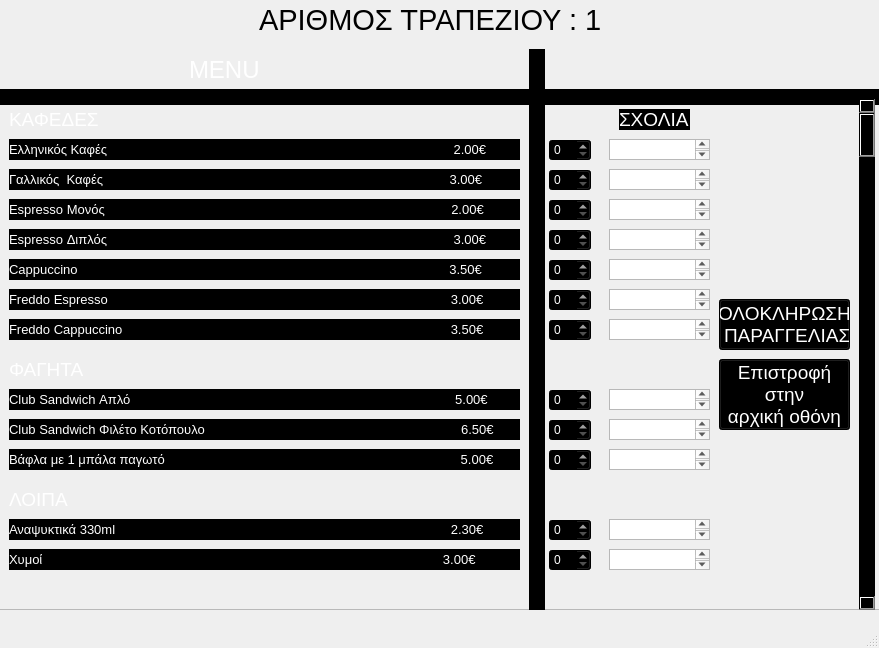
<?xml version="1.0" encoding="UTF-8"?>
<ui version="4.0">
 <class>MainWindow</class>
 <widget class="QMainWindow" name="MainWindow">
  <property name="geometry">
   <rect>
    <x>0</x>
    <y>0</y>
    <width>879</width>
    <height>648</height>
   </rect>
  </property>
  <property name="maximumSize">
   <size>
    <width>879</width>
    <height>649</height>
   </size>
  </property>
  <property name="windowTitle">
   <string>MainWindow</string>
  </property>
  <property name="styleSheet">
   <string notr="true"/>
  </property>
  <widget class="QWidget" name="centralwidget">
   <widget class="QLabel" name="label">
    <property name="geometry">
     <rect>
      <x>0</x>
      <y>-10</y>
      <width>881</width>
      <height>631</height>
     </rect>
    </property>
    <property name="styleSheet">
     <string notr="true">background-image: url(:/newPrefix/istockphoto-874402896-612x612.jpg);</string>
    </property>
    <property name="text">
     <string/>
    </property>
    <property name="pixmap">
     <pixmap resource="../Qt designer/rr.qrc">:/newPrefix/istockphoto-874402896-612x612.jpg</pixmap>
    </property>
    <property name="scaledContents">
     <bool>true</bool>
    </property>
   </widget>
   <widget class="QFrame" name="frame">
    <property name="geometry">
     <rect>
      <x>-1</x>
      <y>-1</y>
      <width>881</width>
      <height>611</height>
     </rect>
    </property>
    <property name="frameShape">
     <enum>QFrame::StyledPanel</enum>
    </property>
    <property name="frameShadow">
     <enum>QFrame::Raised</enum>
    </property>
    <widget class="QPlainTextEdit" name="plainTextEdit_17">
     <property name="geometry">
      <rect>
       <x>610</x>
       <y>450</y>
       <width>101</width>
       <height>21</height>
      </rect>
     </property>
     <property name="styleSheet">
      <string notr="true"/>
     </property>
    </widget>
    <widget class="QPlainTextEdit" name="plainTextEdit">
     <property name="geometry">
      <rect>
       <x>610</x>
       <y>140</y>
       <width>101</width>
       <height>21</height>
      </rect>
     </property>
     <property name="styleSheet">
      <string notr="true"/>
     </property>
    </widget>
    <widget class="QLabel" name="label_31">
     <property name="geometry">
      <rect>
       <x>10</x>
       <y>110</y>
       <width>91</width>
       <height>21</height>
      </rect>
     </property>
     <property name="font">
      <font>
       <pointsize>14</pointsize>
      </font>
     </property>
     <property name="styleSheet">
      <string notr="true">color: rgb(255, 255, 255);
</string>
     </property>
     <property name="text">
      <string>ΚΑΦΕΔΕΣ</string>
     </property>
    </widget>
    <widget class="QSpinBox" name="spinBox_13">
     <property name="geometry">
      <rect>
       <x>550</x>
       <y>450</y>
       <width>42</width>
       <height>22</height>
      </rect>
     </property>
     <property name="styleSheet">
      <string notr="true">color: rgb(255, 255, 255);
background-color: rgb(0, 0, 0);</string>
     </property>
    </widget>
    <widget class="QPlainTextEdit" name="plainTextEdit_16">
     <property name="geometry">
      <rect>
       <x>610</x>
       <y>390</y>
       <width>101</width>
       <height>21</height>
      </rect>
     </property>
     <property name="styleSheet">
      <string notr="true"/>
     </property>
    </widget>
    <widget class="QLabel" name="label_7">
     <property name="geometry">
      <rect>
       <x>10</x>
       <y>260</y>
       <width>511</width>
       <height>21</height>
      </rect>
     </property>
     <property name="font">
      <font>
       <pointsize>10</pointsize>
      </font>
     </property>
     <property name="styleSheet">
      <string notr="true">background-color: rgb(0, 0, 0);
color: rgb(255, 255, 255);</string>
     </property>
     <property name="text">
      <string>Cappuccino                                                                                                       3.50€</string>
     </property>
    </widget>
    <widget class="QPlainTextEdit" name="plainTextEdit_7">
     <property name="geometry">
      <rect>
       <x>610</x>
       <y>260</y>
       <width>101</width>
       <height>21</height>
      </rect>
     </property>
     <property name="styleSheet">
      <string notr="true"/>
     </property>
    </widget>
    <widget class="QPlainTextEdit" name="plainTextEdit_6">
     <property name="geometry">
      <rect>
       <x>610</x>
       <y>230</y>
       <width>101</width>
       <height>21</height>
      </rect>
     </property>
     <property name="styleSheet">
      <string notr="true"/>
     </property>
    </widget>
    <widget class="QLabel" name="label_41">
     <property name="geometry">
      <rect>
       <x>10</x>
       <y>550</y>
       <width>511</width>
       <height>21</height>
      </rect>
     </property>
     <property name="font">
      <font>
       <pointsize>10</pointsize>
      </font>
     </property>
     <property name="styleSheet">
      <string notr="true">background-color: rgb(0, 0, 0);
color: rgb(255, 255, 255);</string>
     </property>
     <property name="text">
      <string>Χυμοί                                                                                                               3.00€</string>
     </property>
    </widget>
    <widget class="QLabel" name="label_38">
     <property name="geometry">
      <rect>
       <x>10</x>
       <y>450</y>
       <width>511</width>
       <height>21</height>
      </rect>
     </property>
     <property name="font">
      <font>
       <pointsize>10</pointsize>
      </font>
     </property>
     <property name="styleSheet">
      <string notr="true">background-color: rgb(0, 0, 0);
color: rgb(255, 255, 255);</string>
     </property>
     <property name="text">
      <string>Βάφλα με 1 μπάλα παγωτό                                                                                  5.00€</string>
     </property>
    </widget>
    <widget class="QLabel" name="label_40">
     <property name="geometry">
      <rect>
       <x>10</x>
       <y>520</y>
       <width>511</width>
       <height>21</height>
      </rect>
     </property>
     <property name="font">
      <font>
       <pointsize>10</pointsize>
      </font>
     </property>
     <property name="styleSheet">
      <string notr="true">background-color: rgb(0, 0, 0);
color: rgb(255, 255, 255);</string>
     </property>
     <property name="text">
      <string>Αναψυκτικά 330ml                                                                                             2.30€</string>
     </property>
    </widget>
    <widget class="QLabel" name="label_2">
     <property name="geometry">
      <rect>
       <x>260</x>
       <y>0</y>
       <width>341</width>
       <height>41</height>
      </rect>
     </property>
     <property name="font">
      <font>
       <pointsize>22</pointsize>
      </font>
     </property>
     <property name="styleSheet">
      <string notr="true">color: rgb(0, 0, 0);</string>
     </property>
     <property name="text">
      <string>ΑΡΙΘΜΟΣ ΤΡΑΠΕΖΙΟΥ : 1</string>
     </property>
    </widget>
    <widget class="QLabel" name="label_33">
     <property name="geometry">
      <rect>
       <x>10</x>
       <y>290</y>
       <width>511</width>
       <height>21</height>
      </rect>
     </property>
     <property name="font">
      <font>
       <pointsize>10</pointsize>
      </font>
     </property>
     <property name="styleSheet">
      <string notr="true">background-color: rgb(0, 0, 0);
color: rgb(255, 255, 255);</string>
     </property>
     <property name="text">
      <string>Freddo Espresso                                                                                               3.00€</string>
     </property>
    </widget>
    <widget class="QLabel" name="label_3">
     <property name="geometry">
      <rect>
       <x>10</x>
       <y>140</y>
       <width>511</width>
       <height>21</height>
      </rect>
     </property>
     <property name="font">
      <font>
       <pointsize>10</pointsize>
      </font>
     </property>
     <property name="styleSheet">
      <string notr="true">background-color: rgb(0, 0, 0);
color: rgb(255, 255, 255);</string>
     </property>
     <property name="text">
      <string>Ελληνικός Καφές                                                                                                2.00€</string>
     </property>
    </widget>
    <widget class="QSpinBox" name="spinBox_11">
     <property name="geometry">
      <rect>
       <x>550</x>
       <y>420</y>
       <width>42</width>
       <height>22</height>
      </rect>
     </property>
     <property name="styleSheet">
      <string notr="true">color: rgb(255, 255, 255);
background-color: rgb(0, 0, 0);</string>
     </property>
    </widget>
    <widget class="QSpinBox" name="spinBox_9">
     <property name="geometry">
      <rect>
       <x>550</x>
       <y>290</y>
       <width>42</width>
       <height>22</height>
      </rect>
     </property>
     <property name="styleSheet">
      <string notr="true">color: rgb(255, 255, 255);
background-color: rgb(0, 0, 0);</string>
     </property>
    </widget>
    <widget class="QLabel" name="label_36">
     <property name="geometry">
      <rect>
       <x>10</x>
       <y>390</y>
       <width>511</width>
       <height>21</height>
      </rect>
     </property>
     <property name="font">
      <font>
       <pointsize>10</pointsize>
      </font>
     </property>
     <property name="styleSheet">
      <string notr="true">background-color: rgb(0, 0, 0);
color: rgb(255, 255, 255);</string>
     </property>
     <property name="text">
      <string>Club Sandwich Απλό                                                                                          5.00€</string>
     </property>
    </widget>
    <widget class="QPlainTextEdit" name="plainTextEdit_18">
     <property name="geometry">
      <rect>
       <x>610</x>
       <y>420</y>
       <width>101</width>
       <height>21</height>
      </rect>
     </property>
     <property name="styleSheet">
      <string notr="true"/>
     </property>
    </widget>
    <widget class="QPlainTextEdit" name="plainTextEdit_8">
     <property name="geometry">
      <rect>
       <x>610</x>
       <y>290</y>
       <width>101</width>
       <height>21</height>
      </rect>
     </property>
     <property name="styleSheet">
      <string notr="true"/>
     </property>
    </widget>
    <widget class="QSpinBox" name="spinBox_18">
     <property name="geometry">
      <rect>
       <x>550</x>
       <y>520</y>
       <width>42</width>
       <height>22</height>
      </rect>
     </property>
     <property name="styleSheet">
      <string notr="true">color: rgb(255, 255, 255);
background-color: rgb(0, 0, 0);</string>
     </property>
    </widget>
    <widget class="Line" name="line_2">
     <property name="geometry">
      <rect>
       <x>530</x>
       <y>250</y>
       <width>16</width>
       <height>461</height>
      </rect>
     </property>
     <property name="styleSheet">
      <string notr="true">background-color: rgb(0, 0, 0);</string>
     </property>
     <property name="orientation">
      <enum>Qt::Vertical</enum>
     </property>
    </widget>
    <widget class="Line" name="line_3">
     <property name="geometry">
      <rect>
       <x>0</x>
       <y>90</y>
       <width>531</width>
       <height>16</height>
      </rect>
     </property>
     <property name="styleSheet">
      <string notr="true">background-color: rgb(0, 0, 0);</string>
     </property>
     <property name="orientation">
      <enum>Qt::Horizontal</enum>
     </property>
    </widget>
    <widget class="QPlainTextEdit" name="plainTextEdit_20">
     <property name="geometry">
      <rect>
       <x>610</x>
       <y>520</y>
       <width>101</width>
       <height>21</height>
      </rect>
     </property>
     <property name="styleSheet">
      <string notr="true"/>
     </property>
    </widget>
    <widget class="QLabel" name="label_34">
     <property name="geometry">
      <rect>
       <x>10</x>
       <y>320</y>
       <width>511</width>
       <height>21</height>
      </rect>
     </property>
     <property name="font">
      <font>
       <pointsize>10</pointsize>
      </font>
     </property>
     <property name="styleSheet">
      <string notr="true">background-color: rgb(0, 0, 0);
color: rgb(255, 255, 255);</string>
     </property>
     <property name="text">
      <string>Freddo Cappuccino                                                                                           3.50€</string>
     </property>
    </widget>
    <widget class="QSpinBox" name="spinBox_4">
     <property name="geometry">
      <rect>
       <x>550</x>
       <y>200</y>
       <width>42</width>
       <height>22</height>
      </rect>
     </property>
     <property name="styleSheet">
      <string notr="true">color: rgb(255, 255, 255);
background-color: rgb(0, 0, 0);</string>
     </property>
    </widget>
    <widget class="QSpinBox" name="spinBox_15">
     <property name="geometry">
      <rect>
       <x>550</x>
       <y>390</y>
       <width>42</width>
       <height>22</height>
      </rect>
     </property>
     <property name="styleSheet">
      <string notr="true">color: rgb(255, 255, 255);
background-color: rgb(0, 0, 0);</string>
     </property>
    </widget>
    <widget class="QLabel" name="label_37">
     <property name="geometry">
      <rect>
       <x>10</x>
       <y>420</y>
       <width>511</width>
       <height>21</height>
      </rect>
     </property>
     <property name="font">
      <font>
       <pointsize>10</pointsize>
      </font>
     </property>
     <property name="styleSheet">
      <string notr="true">background-color: rgb(0, 0, 0);
color: rgb(255, 255, 255);</string>
     </property>
     <property name="text">
      <string>Club Sandwich Φιλέτο Κοτόπουλο                                                                       6.50€</string>
     </property>
    </widget>
    <widget class="Line" name="line">
     <property name="geometry">
      <rect>
       <x>530</x>
       <y>50</y>
       <width>16</width>
       <height>461</height>
      </rect>
     </property>
     <property name="styleSheet">
      <string notr="true">background-color: rgb(0, 0, 0);</string>
     </property>
     <property name="orientation">
      <enum>Qt::Vertical</enum>
     </property>
    </widget>
    <widget class="QLabel" name="label_4">
     <property name="geometry">
      <rect>
       <x>10</x>
       <y>170</y>
       <width>511</width>
       <height>21</height>
      </rect>
     </property>
     <property name="font">
      <font>
       <pointsize>10</pointsize>
      </font>
     </property>
     <property name="styleSheet">
      <string notr="true">background-color: rgb(0, 0, 0);
color: rgb(255, 255, 255);</string>
     </property>
     <property name="text">
      <string>Γαλλικός  Καφές                                                                                                3.00€</string>
     </property>
    </widget>
    <widget class="QPlainTextEdit" name="plainTextEdit_5">
     <property name="geometry">
      <rect>
       <x>610</x>
       <y>200</y>
       <width>101</width>
       <height>21</height>
      </rect>
     </property>
     <property name="styleSheet">
      <string notr="true"/>
     </property>
    </widget>
    <widget class="QLabel" name="label_39">
     <property name="geometry">
      <rect>
       <x>10</x>
       <y>490</y>
       <width>61</width>
       <height>21</height>
      </rect>
     </property>
     <property name="font">
      <font>
       <pointsize>14</pointsize>
      </font>
     </property>
     <property name="styleSheet">
      <string notr="true">color: rgb(255, 255, 255);
</string>
     </property>
     <property name="text">
      <string>ΛΟΙΠΑ</string>
     </property>
    </widget>
    <widget class="QPlainTextEdit" name="plainTextEdit_2">
     <property name="geometry">
      <rect>
       <x>610</x>
       <y>170</y>
       <width>101</width>
       <height>21</height>
      </rect>
     </property>
     <property name="styleSheet">
      <string notr="true"/>
     </property>
    </widget>
    <widget class="QSpinBox" name="spinBox_14">
     <property name="geometry">
      <rect>
       <x>550</x>
       <y>550</y>
       <width>42</width>
       <height>22</height>
      </rect>
     </property>
     <property name="styleSheet">
      <string notr="true">color: rgb(255, 255, 255);
background-color: rgb(0, 0, 0);</string>
     </property>
    </widget>
    <widget class="QSpinBox" name="spinBox">
     <property name="geometry">
      <rect>
       <x>550</x>
       <y>140</y>
       <width>42</width>
       <height>22</height>
      </rect>
     </property>
     <property name="styleSheet">
      <string notr="true">color: rgb(255, 255, 255);
background-color: rgb(0, 0, 0);</string>
     </property>
    </widget>
    <widget class="QPushButton" name="pushButton">
     <property name="geometry">
      <rect>
       <x>720</x>
       <y>300</y>
       <width>131</width>
       <height>51</height>
      </rect>
     </property>
     <property name="font">
      <font>
       <pointsize>14</pointsize>
      </font>
     </property>
     <property name="styleSheet">
      <string notr="true">color: rgb(255, 255, 255);
background-color: rgb(0, 0, 0);</string>
     </property>
     <property name="text">
      <string>ΟΛΟΚΛΗΡΩΣΗ
 ΠΑΡΑΓΓΕΛΙΑΣ</string>
     </property>
    </widget>
    <widget class="QLabel" name="label_5">
     <property name="geometry">
      <rect>
       <x>10</x>
       <y>200</y>
       <width>511</width>
       <height>21</height>
      </rect>
     </property>
     <property name="font">
      <font>
       <pointsize>10</pointsize>
      </font>
     </property>
     <property name="styleSheet">
      <string notr="true">background-color: rgb(0, 0, 0);
color: rgb(255, 255, 255);</string>
     </property>
     <property name="text">
      <string>Espresso Μονός                                                                                                2.00€</string>
     </property>
    </widget>
    <widget class="Line" name="line_4">
     <property name="geometry">
      <rect>
       <x>540</x>
       <y>90</y>
       <width>531</width>
       <height>16</height>
      </rect>
     </property>
     <property name="styleSheet">
      <string notr="true">background-color: rgb(0, 0, 0);</string>
     </property>
     <property name="orientation">
      <enum>Qt::Horizontal</enum>
     </property>
    </widget>
    <widget class="QSpinBox" name="spinBox_12">
     <property name="geometry">
      <rect>
       <x>550</x>
       <y>260</y>
       <width>42</width>
       <height>22</height>
      </rect>
     </property>
     <property name="styleSheet">
      <string notr="true">color: rgb(255, 255, 255);
background-color: rgb(0, 0, 0);</string>
     </property>
    </widget>
    <widget class="QSpinBox" name="spinBox_10">
     <property name="geometry">
      <rect>
       <x>550</x>
       <y>320</y>
       <width>42</width>
       <height>22</height>
      </rect>
     </property>
     <property name="styleSheet">
      <string notr="true">color: rgb(255, 255, 255);
background-color: rgb(0, 0, 0);</string>
     </property>
    </widget>
    <widget class="QScrollBar" name="verticalScrollBar">
     <property name="geometry">
      <rect>
       <x>860</x>
       <y>100</y>
       <width>16</width>
       <height>511</height>
      </rect>
     </property>
     <property name="styleSheet">
      <string notr="true">color: rgb(0, 0, 0);
background-color: rgb(0, 0, 0);</string>
     </property>
     <property name="orientation">
      <enum>Qt::Vertical</enum>
     </property>
    </widget>
    <widget class="QSpinBox" name="spinBox_2">
     <property name="geometry">
      <rect>
       <x>550</x>
       <y>170</y>
       <width>42</width>
       <height>22</height>
      </rect>
     </property>
     <property name="styleSheet">
      <string notr="true">color: rgb(255, 255, 255);
background-color: rgb(0, 0, 0);</string>
     </property>
    </widget>
    <widget class="QLabel" name="label_6">
     <property name="geometry">
      <rect>
       <x>190</x>
       <y>60</y>
       <width>71</width>
       <height>21</height>
      </rect>
     </property>
     <property name="font">
      <font>
       <pointsize>18</pointsize>
      </font>
     </property>
     <property name="styleSheet">
      <string notr="true">color: rgb(255, 255, 255);</string>
     </property>
     <property name="text">
      <string>MENU</string>
     </property>
    </widget>
    <widget class="QLabel" name="label_110">
     <property name="geometry">
      <rect>
       <x>620</x>
       <y>110</y>
       <width>71</width>
       <height>21</height>
      </rect>
     </property>
     <property name="font">
      <font>
       <pointsize>14</pointsize>
      </font>
     </property>
     <property name="styleSheet">
      <string notr="true">color: rgb(255, 255, 255);
background-color: rgb(0, 0, 0);</string>
     </property>
     <property name="text">
      <string>ΣΧΟΛΙΑ</string>
     </property>
    </widget>
    <widget class="QPlainTextEdit" name="plainTextEdit_19">
     <property name="geometry">
      <rect>
       <x>610</x>
       <y>550</y>
       <width>101</width>
       <height>21</height>
      </rect>
     </property>
     <property name="styleSheet">
      <string notr="true"/>
     </property>
    </widget>
    <widget class="QPlainTextEdit" name="plainTextEdit_15">
     <property name="geometry">
      <rect>
       <x>610</x>
       <y>320</y>
       <width>101</width>
       <height>21</height>
      </rect>
     </property>
     <property name="styleSheet">
      <string notr="true"/>
     </property>
    </widget>
    <widget class="QLabel" name="label_8">
     <property name="geometry">
      <rect>
       <x>10</x>
       <y>230</y>
       <width>511</width>
       <height>21</height>
      </rect>
     </property>
     <property name="font">
      <font>
       <pointsize>10</pointsize>
      </font>
     </property>
     <property name="styleSheet">
      <string notr="true">background-color: rgb(0, 0, 0);
color: rgb(255, 255, 255);</string>
     </property>
     <property name="text">
      <string>Espresso Διπλός                                                                                                3.00€</string>
     </property>
    </widget>
    <widget class="QLabel" name="label_35">
     <property name="geometry">
      <rect>
       <x>10</x>
       <y>360</y>
       <width>91</width>
       <height>21</height>
      </rect>
     </property>
     <property name="font">
      <font>
       <pointsize>14</pointsize>
      </font>
     </property>
     <property name="styleSheet">
      <string notr="true">color: rgb(255, 255, 255);</string>
     </property>
     <property name="text">
      <string>ΦΑΓΗΤΑ</string>
     </property>
    </widget>
    <widget class="QSpinBox" name="spinBox_3">
     <property name="geometry">
      <rect>
       <x>550</x>
       <y>230</y>
       <width>42</width>
       <height>22</height>
      </rect>
     </property>
     <property name="styleSheet">
      <string notr="true">color: rgb(255, 255, 255);
background-color: rgb(0, 0, 0);</string>
     </property>
    </widget>
    <widget class="QLabel" name="label_10">
     <property name="geometry">
      <rect>
       <x>690</x>
       <y>470</y>
       <width>171</width>
       <height>151</height>
      </rect>
     </property>
     <property name="styleSheet">
      <string notr="true">background-image: url(:/newPrefix/Εικόνα1.gif);</string>
     </property>
     <property name="text">
      <string/>
     </property>
     <property name="pixmap">
      <pixmap resource="../Qt designer/rr.qrc">:/newPrefix/Εικόνα1.gif</pixmap>
     </property>
     <property name="scaledContents">
      <bool>true</bool>
     </property>
    </widget>
    <widget class="QPushButton" name="pushButton_2">
     <property name="geometry">
      <rect>
       <x>720</x>
       <y>360</y>
       <width>131</width>
       <height>71</height>
      </rect>
     </property>
     <property name="font">
      <font>
       <pointsize>14</pointsize>
      </font>
     </property>
     <property name="styleSheet">
      <string notr="true">color: rgb(255, 255, 255);
background-color: rgb(0, 0, 0);</string>
     </property>
     <property name="text">
      <string>Επιστροφή 
στην 
αρχική οθόνη</string>
     </property>
    </widget>
   </widget>
   <widget class="QLabel" name="label_9">
    <property name="geometry">
     <rect>
      <x>860</x>
      <y>520</y>
      <width>171</width>
      <height>151</height>
     </rect>
    </property>
    <property name="styleSheet">
     <string notr="true">background-image: url(:/newPrefix/Εικόνα1.gif);</string>
    </property>
    <property name="text">
     <string/>
    </property>
    <property name="pixmap">
     <pixmap resource="../Qt designer/rr.qrc">:/newPrefix/Εικόνα1.gif</pixmap>
    </property>
    <property name="scaledContents">
     <bool>true</bool>
    </property>
   </widget>
  </widget>
  <widget class="QMenuBar" name="menubar">
   <property name="geometry">
    <rect>
     <x>0</x>
     <y>0</y>
     <width>879</width>
     <height>21</height>
    </rect>
   </property>
  </widget>
  <widget class="QStatusBar" name="statusbar"/>
 </widget>
 <resources>
  <include location="../Qt designer/rr.qrc"/>
  <include location="../Qt designer/rr.qrc"/>
  <include location="../Qt designer/rr.qrc"/>
  <include location="../../Qt designer/rr.qrc"/>
 </resources>
 <connections/>
</ui>
